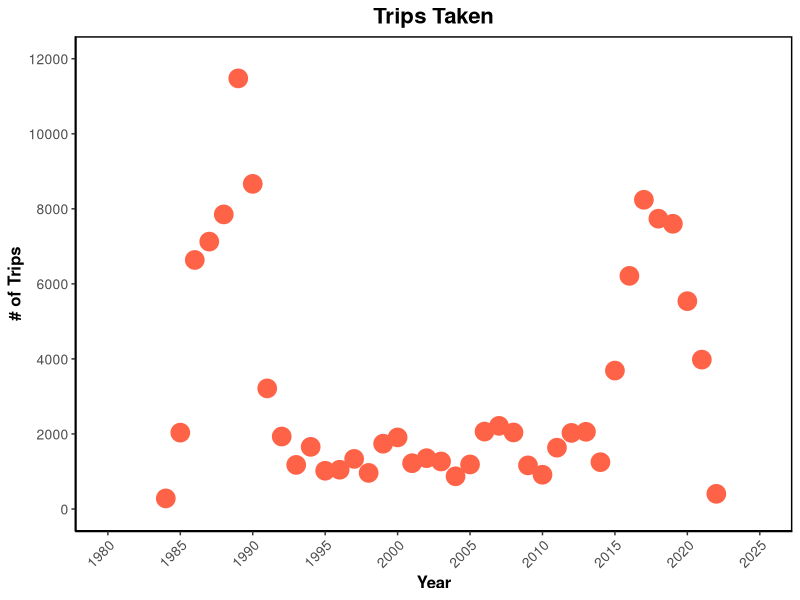
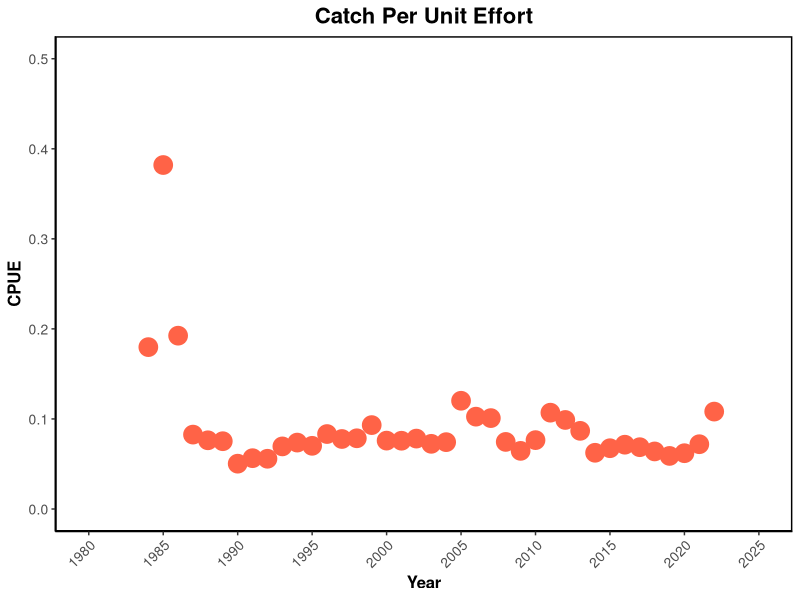

Recreate these plots in R, in order. (Note: this script raises an error after producing the figures.)
### Conversions for oyster landings data ###
# Goal - to get the volume of shell removed each year based off of the landings data
# to do this we must somehow convert the meat weight provided in the landings data to the volume of shell
# we can do this by
# meat weight --> # of bushels --> # of oysters --> meat weight per oyster --> pounds to grams --> dry weight --> height --> volume per oyster --> total volume

## Harvest Areas of interest and the counties used to represent them ##
#Suwannee = Dixie and Levy
#Apalachicola = Gulf and Franklin
#Pensacola = Santa Rosa and Escambia
#Choctawhatchee/St. Andrew = Ocaloosa and Walton


setwd("~/Git/AB_DEP/Landings_threebay")

library(dplyr)
library(ggplot2)
library(ggpubr)

## reading in the landings data and cleaning it up to include only the counties we are interested in ##

post_1984 <- read.csv("oyster_landings_by_county_84to22.csv", header = TRUE)

#post_1984 <- select(post_1984, Year, County_Landed, Pounds)

#Suwannee
Dixie <- filter(post_1984, County_Landed == "DIXIE")
Levy <- filter(post_1984, County_Landed == "LEVY")
Dixie <- select(Dixie, Year, Pounds, Trips, Average_Price, Estimated_Value)
Levy <- select(Levy, Year, Pounds, Trips, Average_Price, Estimated_Value)
colnames(Dixie) <- c("Year", "D.pounds","D.trips","D.avg_price","D.est.val") 
colnames(Levy) <- c("Year", "L.pounds","L.trips","L.avg_price","L.est.val") 
suw_counties <- full_join(Dixie, Levy, by = "Year")  # join the two together into one data frame so all the years are listed for each county so we can add them together later
Dixie1<-data.frame(Year=suw_counties$Year,   # separate the counties out again into their own data frames so we can add them together
                   pounds=suw_counties$D.pounds, 
                   trips=suw_counties$D.trips, 
                   avg_price=suw_counties$D.avg_price, 
                   est_val=suw_counties$D.est.val)
Levy1<-data.frame(Year=suw_counties$Year, 
                  pounds=suw_counties$L.pounds, 
                  trips=suw_counties$L.trips, 
                  avg_price=suw_counties$L.avg_price, 
                  est_val=suw_counties$L.est.val)
Levy1[is.na(Levy1)] <- 0 # replace NAs with 0 so we can add columns in the next step
Dixie1[is.na(Dixie1)] <- 0 # replace NAs with 0 so we can add columns in the next step
suw<-Dixie1+Levy1 # add Dixie and Levy data to consolidate into suwannee
suw$Year<-suw$Year/2 # fix the year

#Apalachicola
Gulf <- filter(post_1984, County_Landed == "GULF")
Franklin <- filter(post_1984, County_Landed == "FRANKLIN")
Gulf <- select(Gulf, Year, Pounds, Trips, Average_Price, Estimated_Value)
Franklin <- select(Franklin, Year, Pounds, Trips, Average_Price, Estimated_Value)
colnames(Gulf) <- c("Year", "G.pounds","G.trips","G.avg_price","G.est.val") 
colnames(Franklin) <- c("Year", "F.pounds","F.trips","F.avg_price","F.est.val") 
apa_counties <- full_join(Gulf, Franklin, by = "Year")  # join the two together into one data frame so all the years are listed for each county so we can add them together later
Gulf1<-data.frame(Year=apa_counties$Year,   # separate the counties out again into their own data frames so we can add them together
                   pounds=apa_counties$G.pounds, 
                   trips=apa_counties$G.trips, 
                   avg_price=apa_counties$G.avg_price, 
                   est_val=apa_counties$G.est.val)
Franklin1<-data.frame(Year=apa_counties$Year, 
                  pounds=apa_counties$F.pounds, 
                  trips=apa_counties$F.trips, 
                  avg_price=apa_counties$F.avg_price, 
                  est_val=apa_counties$F.est.val)
Franklin1[is.na(Franklin1)] <- 0 # replace NAs with 0 so we can add columns in the next step
Gulf1[is.na(Gulf1)] <- 0 # replace NAs with 0 so we can add columns in the next step
apa<-Gulf1+Franklin1 # add Gulf and Franklin data to consolidate into apalachicola
apa$Year<-apa$Year/2 # fix the year

#Pensacola
Santa_Rosa <- filter(post_1984, County_Landed == "SANTA ROSA")
Escambia <- filter(post_1984, County_Landed == "ESCAMBIA")
Santa_Rosa <- select(Santa_Rosa, Year, Pounds, Trips, Average_Price, Estimated_Value)
Escambia <- select(Escambia, Year, Pounds, Trips, Average_Price, Estimated_Value)
colnames(Santa_Rosa) <- c("Year", "SR.pounds","SR.trips","SR.avg_price","SR.est.val") 
colnames(Escambia) <- c("Year", "E.pounds","E.trips","E.avg_price","E.est.val") 
pens_counties <- full_join(Santa_Rosa, Escambia, by = "Year")  # join the two together into one data frame so all the years are listed for each county so we can add them together later
Santa_Rosa1<-data.frame(Year=pens_counties$Year,   # separate the counties out again into their own data frames so we can add them together
                  pounds=pens_counties$SR.pounds, 
                  trips=pens_counties$SR.trips, 
                  avg_price=pens_counties$SR.avg_price, 
                  est_val=pens_counties$SR.est.val)
Escambia1<-data.frame(Year=pens_counties$Year, 
                      pounds=pens_counties$E.pounds, 
                      trips=pens_counties$E.trips, 
                      avg_price=pens_counties$E.avg_price, 
                      est_val=pens_counties$E.est.val)
Escambia1[is.na(Escambia1)] <- 0 # replace NAs with 0 so we can add columns in the next step
Santa_Rosa1[is.na(Santa_Rosa1)] <- 0 # replace NAs with 0 so we can add columns in the next step
pens<-Santa_Rosa1+Escambia1 # add Santa_Rosa and Escambia data to consolidate into pensacola
pens$Year<-pens$Year/2 # fix the year

#Choctawhatchee/St. Andrew
Okaloosa <- filter(post_1984, County_Landed == "OKALOOSA")
Walton <- filter(post_1984, County_Landed == "WALTON")
Okaloosa <- select(Okaloosa, Year, Pounds, Trips, Average_Price, Estimated_Value)
Walton <- select(Walton, Year, Pounds, Trips, Average_Price, Estimated_Value)
colnames(Okaloosa) <- c("Year", "O.pounds","O.trips","O.avg_price","O.est.val") 
colnames(Walton) <- c("Year", "W.pounds","W.trips","W.avg_price","W.est.val") 
choc_counties <- full_join(Okaloosa, Walton, by = "Year")  # join the two together into one data frame so all the years are listed for each county so we can add them together later
Okaloosa1<-data.frame(Year=choc_counties$Year,   # separate the counties out again into their own data frames so we can add them together
                  pounds=choc_counties$O.pounds, 
                  trips=choc_counties$O.trips, 
                  avg_price=choc_counties$O.avg_price, 
                  est_val=choc_counties$O.est.val)
Walton1<-data.frame(Year=choc_counties$Year, 
                      pounds=choc_counties$W.pounds, 
                      trips=choc_counties$W.trips, 
                      avg_price=choc_counties$W.avg_price, 
                      est_val=choc_counties$W.est.val)
Walton1[is.na(Walton1)] <- 0 # replace NAs with 0 so we can add columns in the next step
Okaloosa1[is.na(Okaloosa1)] <- 0 # replace NAs with 0 so we can add columns in the next step
choc<-Okaloosa1+Walton1 # add Okaloosa and Walton data to consolidate into choctawhatchee
choc$Year<-choc$Year/2 # fix the year



suw <- select(suw, Year, pounds, trips, avg_price, est_val)
apa <- select(apa, Year, pounds, trips, avg_price, est_val)
pens <- select(pens, Year, pounds, trips, avg_price, est_val)
choc <- select(choc, Year, pounds, trips, avg_price, est_val)


colnames(suw) <- c("Year", "suw.pounds","suw.trips","suw.avg_price","suw.est.val") 
colnames(apa) <- c("Year", "apa.pounds","apa.trips","apa.avg_price","apa.est.val") 
colnames(pens) <- c("Year", "pens.pounds","pens.trips","pens.avg_price","pens.est.val") 
colnames(choc) <- c("Year", "choc.pounds","choc.trips","choc.avg_price","choc.est.val") 


landings_84to22 <- full_join(suw, apa, by = "Year")
landings_84to22 <- full_join(landings_84to22, pens, by="Year")
landings_84to22 <- full_join(landings_84to22, choc, by="Year") # this is the cleaned landings data we will use

## Now we start the conversions

# converting the meat weight from the landings data to the number of bushels
landings_84to22$suw.bushels<-landings_84to22$suw.pounds/6.5625  #from FWC conversion factors
landings_84to22$apa.bushels<-landings_84to22$apa.pounds/6.5625
landings_84to22$pens.bushels<-landings_84to22$pens.pounds/6.5625
landings_84to22$choc.bushels<-landings_84to22$choc.pounds/6.5625

#converting the # of bushels to the # of oysters
landings_84to22$suw.count<-landings_84to22$suw.bushels*225  #from Berrigan paper
landings_84to22$apa.count<-landings_84to22$apa.bushels*225
landings_84to22$pens.count<-landings_84to22$pens.bushels*225
landings_84to22$choc.count<-landings_84to22$choc.bushels*225

#converting from # of oysters to meat weight per oyster
landings_84to22$suw.ind_wt<-landings_84to22$suw.pounds/landings_84to22$suw.count
landings_84to22$apa.ind_wt<-landings_84to22$apa.pounds/landings_84to22$apa.count
landings_84to22$pens.ind_wt<-landings_84to22$pens.pounds/landings_84to22$pens.count
landings_84to22$choc.ind_wt<-landings_84to22$choc.pounds/landings_84to22$choc.count

#convert from pounds to grams
landings_84to22$suw.grams<-landings_84to22$suw.ind_wt*453.592
landings_84to22$apa.grams<-landings_84to22$apa.ind_wt*453.592
landings_84to22$pens.grams<-landings_84to22$pens.ind_wt*453.592
landings_84to22$choc.grams<-landings_84to22$choc.ind_wt*453.592

#for later use
land<-landings_84to22


#### using the minimum harvest size height (75mm)

#converting from height to volume
land$logvol_suw_2<-75*0.034867+0.928140 #from Hajovsky et al
land$vol_suw_2<-exp(land$logvol_suw_2)
land$logvol_apa_2<-75*0.034867+0.928140
land$vol_apa_2<-exp(land$logvol_apa_2)
land$logvol_pens_2<-75*0.034867+0.928140
land$vol_pens_2<-exp(land$logvol_pens_2)
land$logvol_choc_2<-75*0.034867+0.928140
land$vol_choc_2<-exp(land$logvol_choc_2)

#convert from individual oyster volume to total volume per county per year
land$tot_vol_S_2<-land$vol_suw_2*land$suw.count
land$tot_vol_A_2<-land$vol_apa_2*land$apa.count
land$tot_vol_P_2<-land$vol_pens_2*land$pens.count
land$tot_vol_C_2<-land$vol_choc_2*land$choc.count

#convert from mL to meters cubed
land$Vol_S_m3_2<-land$tot_vol_S_2*0.000001
land$Vol_A_m3_2<-land$tot_vol_A_2*0.000001
land$Vol_P_m3_2<-land$tot_vol_P_2*0.000001
land$Vol_C_m3_2<-land$tot_vol_C_2*0.000001

#calculating the number of lone cabbages
LC<-16000/1.308 #yards to meters
land[is.na(land)] = 0
land$num_LC_suw<-land$Vol_S_m3_2/LC
land$num_LC_apa<-land$Vol_A_m3_2/LC
land$num_LC_pens<-land$Vol_P_m3_2/LC
land$num_LC_choc<-land$Vol_C_m3_2/LC


# Calculate CPUE
land$suw.CPUE<-land$Vol_S_m3_2/land$suw.trips
land$apa.CPUE<-land$Vol_A_m3_2/land$apa.trips
land$pens.CPUE<-land$Vol_P_m3_2/land$pens.trips
land$choc.CPUE<-land$Vol_C_m3_2/land$choc.trips


#plots

names(land)


d1 <- land %>% 
  dplyr::select(Year, suw.pounds,suw.trips,suw.avg_price,suw.CPUE,Vol_S_m3_2)

names(d1) <- c("Year", "suw.pounds","suw.trips","suw.price","suw.cpue","suw.removed" )
  
names(d1)


#### Plots for Suwannee Sound ####
#number of cubic meters removed from suwannee sound
s1<-ggplot(data = d1, aes(x = Year, y = suw.removed)) +
  geom_point(colour ="red", size=4) +
  theme_classic()+
  scale_x_continuous(limits=c(1980,2025),breaks=c(1980, 1985, 1990,
                                                  1995,2000, 2005, 2010,2015,2020, 2025)) +
  scale_y_continuous(limits=c(0,1400),breaks=c(0,200,400,600, 800, 1000, 1200, 1400))+
  theme(axis.text=element_text(size=10),
        axis.title=element_text(size=12),
        plot.title =element_text(size=16, hjust = 0.5),
        axis.text.x = element_text(angle = 45, hjust = 1),
        panel.border = element_rect(color = "black", size = 1, fill = NA, 
                                    linetype="solid")) +
  labs(title = "Shell Material Removed",
       y = "Cubic Meters Removed")

# 
# #number of lone cabbages from Suwannee Sound
# ggplot(data = land, aes(x = Year, y = num_LC_suw)) +
#   
#   geom_point(colour ="tomato", size=6) +
#   theme_classic()+
#   scale_x_continuous(limits=c(1980,2025),breaks=c(1980, 1985, 1990,
#                                                   1995,2000, 2005, 2010,2015,2020, 2025)) +
#   scale_y_continuous(limits=c(0,1),breaks=c(0.25, 0.5, 0.75, 1))+
#   theme(axis.text=element_text(size=10),axis.title=element_text(size=12,
#                                                                 face="bold"),
#         plot.title =element_text(size=16, face='bold', hjust = 0.5),
#         axis.text.x = element_text(angle = 45, hjust = 1),
#         panel.border = element_rect(color = "black", size = 1, fill = NA, 
#                                     linetype="solid")) +
#   labs(title = "Shell Material Removed from Suwannee Sound",
#        y = "# Lone Cabbage Reefs Removed")
# 

#number of trips in suwannee sound
(suw_trips_plot<-ggplot(data = land, aes(x = Year, y = suw.trips)) +
  
  geom_point(colour ="tomato", size=6) +
  theme_classic()+
  scale_x_continuous(limits=c(1980,2025),breaks=c(1980, 1985, 1990,
                                                  1995,2000, 2005, 2010,2015,2020, 2025)) +
  scale_y_continuous(limits=c(0,12000),breaks=c(0,2000,4000,6000, 8000, 10000, 12000))+
  theme(axis.text=element_text(size=10),axis.title=element_text(size=12,
                                                                face="bold"),
        plot.title =element_text(size=16, face='bold', hjust = 0.5),
        axis.text.x = element_text(angle = 45, hjust = 1),
        panel.border = element_rect(color = "black", size = 1, fill = NA, 
                                    linetype="solid")) +
  labs(title = "Trips Taken",
       y = "# of Trips"))


# CPUE for Suwannee Sound
(suw_CPUE_plot<-ggplot(data=land, aes(x=Year, y=suw.CPUE))+
  
  geom_point(colour ="tomato", size=6) +
  theme_classic()+
  scale_x_continuous(limits=c(1980,2025),breaks=c(1980, 1985, 1990,
                                                  1995,2000, 2005, 2010,2015,2020, 2025)) +
  scale_y_continuous(limits=c(0,0.5),breaks=c(0,0.1,0.2,0.3,0.4,0.5))+
  theme(axis.text=element_text(size=10),axis.title=element_text(size=12,
                                                                face="bold"),
        plot.title =element_text(size=16, face='bold', hjust = 0.5),
        axis.text.x = element_text(angle = 45, hjust = 1),
        panel.border = element_rect(color = "black", size = 1, fill = NA, 
                                    linetype="solid")) +
  labs(title = "Catch Per Unit Effort",
       y = "CPUE"))

#landings in Suwannee sound
suw_landings_plot<-ggplot(data = land, aes(x = Year, y = suw.pounds)) +
    geom_point(colour ="tomato", size=6) +
    theme_classic()+
    scale_x_continuous(limits=c(1980,2025),breaks=c(1980, 1985, 1990,
                                                    1995,2000, 2005, 2010,2015,2020, 2025)) +
    scale_y_continuous(limits=c(0,20000),breaks=c(0,2000,4000,6000, 8000, 10000, 12000, 14000, 16000, 18000, 20000))+
    theme(axis.text=element_text(size=10),axis.title=element_text(size=12,
                                                                  face="bold"),
          plot.title =element_text(size=16, face='bold', hjust = 0.5),
          axis.text.x = element_text(angle = 45, hjust = 1),
          panel.border = element_rect(color = "black", size = 1, fill = NA, 
                                      linetype="solid")) +
    labs(title = "Pounds landed",
         y = "# of Pounds")

suw_fig<-ggarrange(suw_m3_plot, suw_trips_plot, suw_CPUE_plot,suw_landings_plot, 
                    labels = c("A", "B", "C", "D"),
                    ncol = 2, nrow = 2)
annotate_figure(suw_fig,
                top = text_grob("Suwannee Sound", color = "black", face = "bold", size = 20))







#### Apalachicola ####
#volume in meters cubed of shell material removed from apalachicola
(apa_m3_plot<-ggplot(data = land, aes(x = Year, y = Vol_A_m3_2)) +
  
  geom_point(colour ="tomato", size=6) +
  theme_classic()+
  scale_x_continuous(limits=c(1980,2025),breaks=c(1980, 1985, 1990,
                                                  1995,2000, 2005, 2010,2015,2020, 2025)) +
  scale_y_continuous(limits=c(0,4000),breaks=c(0,800,1600,2400,3200,4000))+
  theme(axis.text=element_text(size=10),axis.title=element_text(size=12,
                                                                face="bold"),
        plot.title =element_text(size=16, face='bold', hjust = 0.5),
        axis.text.x = element_text(angle = 45, hjust = 1),
        panel.border = element_rect(color = "black", size = 1, fill = NA, 
                                    linetype="solid")) +
  labs(title = "Shell Material Removed",
       y = "Cubic Meters Removed"))


#number of lone cabbages from apalachicola
ggplot(data = land, aes(x = Year, y = num_LC_apa)) +
  
  geom_point(colour ="tomato", size=6) +
  theme_classic()+
  scale_x_continuous(limits=c(1980,2025),breaks=c(1980, 1985, 1990,
                                                  1995,2000, 2005, 2010,2015,2020, 2025)) +
  scale_y_continuous(limits=c(0,1),breaks=c(0,0.25, 0.5,0.75,1))+
  theme(axis.text=element_text(size=10),axis.title=element_text(size=12,
                                                                face="bold"),
        plot.title =element_text(size=16, face='bold', hjust = 0.5),
        axis.text.x = element_text(angle = 45, hjust = 1),
        panel.border = element_rect(color = "black", size = 1, fill = NA, 
                                    linetype="solid")) +
  labs(title = "Shell Material Removed",
       y = "# Lone Cabbage Reefs Removed")




#number of trips in Apalachicola
(apa_trips_plot<-ggplot(data = land, aes(x = Year, y = apa.trips)) +
  
  geom_point(colour ="tomato", size=6) +
  theme_classic()+
  scale_x_continuous(limits=c(1980,2025),breaks=c(1980, 1985, 1990,
                                                  1995,2000, 2005, 2010,2015,2020, 2025)) +
  scale_y_continuous(limits=c(0,60000),breaks=c(0,10000,20000,30000,40000,50000,60000))+
  theme(axis.text=element_text(size=10),axis.title=element_text(size=12,
                                                                face="bold"),
        plot.title =element_text(size=16, face='bold', hjust = 0.5),
        axis.text.x = element_text(angle = 45, hjust = 1),
        panel.border = element_rect(color = "black", size = 1, fill = NA, 
                                    linetype="solid")) +
  labs(title = "Trips Taken",
       y = "# of Trips"))


# CPUE for Apalachicola
(apa_CPUE_plot<-ggplot(data=land, aes(x=Year, y=apa.CPUE))+
  
  geom_point(colour ="tomato", size=6) +
  theme_classic()+
  scale_x_continuous(limits=c(1980,2025),breaks=c(1980, 1985, 1990,
                                                  1995,2000, 2005, 2010,2015,2020, 2025)) +
  scale_y_continuous(limits=c(0,0.2),breaks=c(0,0.1,0.2,0.3,0.4,0.5))+
  theme(axis.text=element_text(size=10),axis.title=element_text(size=12,
                                                                face="bold"),
        plot.title =element_text(size=16, face='bold', hjust = 0.5),
        axis.text.x = element_text(angle = 45, hjust = 1),
        panel.border = element_rect(color = "black", size = 1, fill = NA, 
                                    linetype="solid")) +
  labs(title = "Catch Per Unit Effort",
       y = "CPUE"))

apa_fig<-ggarrange(apa_m3_plot, apa_trips_plot, apa_CPUE_plot, 
                    labels = c("A", "B", "C"),
                    ncol = 3, nrow = 1)
annotate_figure(apa_fig,
                top = text_grob("Apalachicola", color = "black", face = "bold", size = 20))






#### Pensacola ####
#volume in meters cubed of shell material removed from Pensacola
(pens_m3_plot<-ggplot(data = land, aes(x = Year, y = Vol_P_m3_2)) +
  
  geom_point(colour ="tomato", size=6) +
  theme_classic()+
  scale_x_continuous(limits=c(1980,2025),breaks=c(1980, 1985, 1990,
                                                  1995,2000, 2005, 2010,2015,2020, 2025)) +
  scale_y_continuous(limits=c(0,600),breaks=c(0,100,200,300,400,500,600))+
  theme(axis.text=element_text(size=10),axis.title=element_text(size=12,
                                                                face="bold"),
        plot.title =element_text(size=16, face='bold', hjust = 0.5),
        axis.text.x = element_text(angle = 45, hjust = 1),
        panel.border = element_rect(color = "black", size = 1, fill = NA, 
                                    linetype="solid")) +
  labs(title = "Shell Material Removed",
       y = "Cubic Meters Removed"))


#number of lone cabbages from Pensacola
ggplot(data = land, aes(x = Year, y = num_LC_pens)) +
  
  geom_point(colour ="tomato", size=6) +
  theme_classic()+
  scale_x_continuous(limits=c(1980,2025),breaks=c(1980, 1985, 1990,
                                                  1995,2000, 2005, 2010,2015,2020, 2025)) +
  scale_y_continuous(limits=c(0,1),breaks=c(0,0.25, 0.5,0.75,1))+
  theme(axis.text=element_text(size=10),axis.title=element_text(size=12,
                                                                face="bold"),
        plot.title =element_text(size=16, face='bold', hjust = 0.5),
        axis.text.x = element_text(angle = 45, hjust = 1),
        panel.border = element_rect(color = "black", size = 1, fill = NA, 
                                    linetype="solid")) +
  labs(title = "Shell Material Removed",
       y = "# Lone Cabbage Reefs Removed")




#number of trips in Pensacola
(pens_trips_plot<-ggplot(data = land, aes(x = Year, y = pens.trips)) +
  
  geom_point(colour ="tomato", size=6) +
  theme_classic()+
  scale_x_continuous(limits=c(1980,2025),breaks=c(1980, 1985, 1990,
                                                  1995,2000, 2005, 2010,2015,2020, 2025)) +
  scale_y_continuous(limits=c(0,1600),breaks=c(0,200,400,600,800,1000,1200,1400,1600))+
  theme(axis.text=element_text(size=10),axis.title=element_text(size=12,
                                                                face="bold"),
        plot.title =element_text(size=16, face='bold', hjust = 0.5),
        axis.text.x = element_text(angle = 45, hjust = 1),
        panel.border = element_rect(color = "black", size = 1, fill = NA, 
                                    linetype="solid")) +
  labs(title = "Trips Taken",
       y = "# of Trips"))


# CPUE for Pensacola
(pens_CPUE_plot<-ggplot(data=land, aes(x=Year, y=pens.CPUE))+
  
  geom_point(colour ="tomato", size=6) +
  theme_classic()+
  scale_x_continuous(limits=c(1980,2025),breaks=c(1980, 1985, 1990,
                                                  1995,2000, 2005, 2010,2015,2020, 2025)) +
  scale_y_continuous(limits=c(0,0.7),breaks=c(0,0.1,0.2,0.3,0.4,0.5,0.6,0.7))+
  theme(axis.text=element_text(size=10),axis.title=element_text(size=12,
                                                                face="bold"),
        plot.title =element_text(size=16, face='bold', hjust = 0.5),
        axis.text.x = element_text(angle = 45, hjust = 1),
        panel.border = element_rect(color = "black", size = 1, fill = NA, 
                                    linetype="solid")) +
  labs(title = "Catch Per Unit Effort",
       y = "CPUE"))

pens_fig<-ggarrange(pens_m3_plot, pens_trips_plot, pens_CPUE_plot, 
                    labels = c("A", "B", "C"),
                    ncol = 3, nrow = 1)
annotate_figure(pens_fig,
                top = text_grob("Pensacola", color = "black", face = "bold", size = 20))




#### Choctawhatchee ####
#volume in meters cubed of shell material removed from Choctawhatchee
(choc_m3_plot<-ggplot(data = land, aes(x = Year, y = Vol_C_m3_2)) +
  
  geom_point(colour ="tomato", size=6) +
  theme_classic()+
  scale_x_continuous(limits=c(1980,2025),breaks=c(1980, 1985, 1990,
                                                  1995,2000, 2005, 2010,2015,2020, 2025)) +
  scale_y_continuous(limits=c(0,14),breaks=c(0,2,4,6,8,10,12,14))+
  theme(axis.text=element_text(size=10),axis.title=element_text(size=12,
                                                                face="bold"),
        plot.title =element_text(size=16, face='bold', hjust = 0.5),
        axis.text.x = element_text(angle = 45, hjust = 1),
        panel.border = element_rect(color = "black", size = 1, fill = NA, 
                                    linetype="solid")) +
  labs(title = "Shell Material Removed",
       y = "Cubic Meters Removed"))


#number of lone cabbages from Choctawhatchee
ggplot(data = land, aes(x = Year, y = num_LC_choc)) +
  
  geom_point(colour ="tomato", size=6) +
  theme_classic()+
  scale_x_continuous(limits=c(1980,2025),breaks=c(1980, 1985, 1990,
                                                  1995,2000, 2005, 2010,2015,2020, 2025)) +
  scale_y_continuous(limits=c(0,1),breaks=c(0,0.25, 0.5,0.75,1))+
  theme(axis.text=element_text(size=10),axis.title=element_text(size=12,
                                                                face="bold"),
        plot.title =element_text(size=16, face='bold', hjust = 0.5),
        axis.text.x = element_text(angle = 45, hjust = 1),
        panel.border = element_rect(color = "black", size = 1, fill = NA, 
                                    linetype="solid")) +
  labs(title = "Shell Material Removed",
       y = "# Lone Cabbage Reefs Removed")




#number of trips in Choctawhatchee
(choc_trips_plot<-ggplot(data = land, aes(x = Year, y = choc.trips)) +
  
  geom_point(colour ="tomato", size=6) +
  theme_classic()+
  scale_x_continuous(limits=c(1980,2025),breaks=c(1980, 1985, 1990,
                                                  1995,2000, 2005, 2010,2015,2020, 2025)) +
  scale_y_continuous(limits=c(0,150),breaks=c(0,30,60,90,120,150))+
  theme(axis.text=element_text(size=10),axis.title=element_text(size=12,
                                                                face="bold"),
        plot.title =element_text(size=16, face='bold', hjust = 0.5),
        axis.text.x = element_text(angle = 45, hjust = 1),
        panel.border = element_rect(color = "black", size = 1, fill = NA, 
                                    linetype="solid")) +
  labs(title = "Trips Taken",
       y = "# of Trips"))


# CPUE for Choctawhatchee
(choc_CPUE_plot<-ggplot(data=land, aes(x=Year, y=choc.CPUE))+
  
  geom_point(colour ="tomato", size=6) +
  theme_classic()+
  scale_x_continuous(limits=c(1980,2025),breaks=c(1980, 1985, 1990,
                                                  1995,2000, 2005, 2010,2015,2020, 2025)) +
  scale_y_continuous(limits=c(0,0.25),breaks=c(0,0.05,0.1,0.15,0.2,0.25))+
  theme(axis.text=element_text(size=10),axis.title=element_text(size=12,
                                                                face="bold"),
        plot.title =element_text(size=16, face='bold', hjust = 0.5),
        axis.text.x = element_text(angle = 45, hjust = 1),
        panel.border = element_rect(color = "black", size = 1, fill = NA, 
                                    linetype="solid")) +
  labs(title = "Catch Per Unit Effort",
       y = "CPUE"))

choc_fig<-ggarrange(choc_m3_plot, choc_trips_plot, choc_CPUE_plot, 
          labels = c("A", "B", "C"),
          ncol = 3, nrow = 1)
annotate_figure(choc_fig,
                top = text_grob("Choctawhatchee", color = "black", face = "bold", size = 20))






#######
# Number of Lone cabbage reefs removed in Suwannee, Apalachicola, Pensacola, Choctawhatchee
LC_suw<-data.frame(numLC=land$num_LC_suw, Location=c("Suwannee"), Year=land$Year)
LC_app<-data.frame(numLC=land$num_LC_app, Location=c("Apalachicola"), Year=land$Year)
LC_pens<-data.frame(numLC=land$num_LC_pens, Location=c("Pensacola"), Year=land$Year)
LC_choc<-data.frame(numLC=land$num_LC_choc, Location=c("Choctawhatchee"), Year=land$Year)
numLCR<-rbind(LC_suw,LC_app,LC_pens,LC_choc)

ggplot(data = numLCR, aes(x = Year, y = numLC, color=Location)) +
  
  geom_point(size=6) +
  scale_color_manual(values=c("#E69F00", "#56B4E9", "#009E73", "#F0E442"))+
  theme_classic()+
  scale_x_continuous(limits=c(1980,2022),breaks=c(1980, 1985, 1990,
                                                  1995,2000, 2005, 2010,2015,2020, 2025)) +
  scale_y_continuous(limits=c(0,1),breaks=c(0,0.25, 0.5,0.75,1))+
  theme(axis.text=element_text(size=10),axis.title=element_text(size=12,
                                                                face="bold"),
        plot.title =element_text(size=16, face='bold', hjust = 0.5),
        axis.text.x = element_text(angle = 45, hjust = 1),
        panel.border = element_rect(color = "black", size = 1, fill = NA, 
                                    linetype="solid")) +
  labs(title = "Shell Material Removed",
       y = "# Lone Cabbage Reefs Removed")
